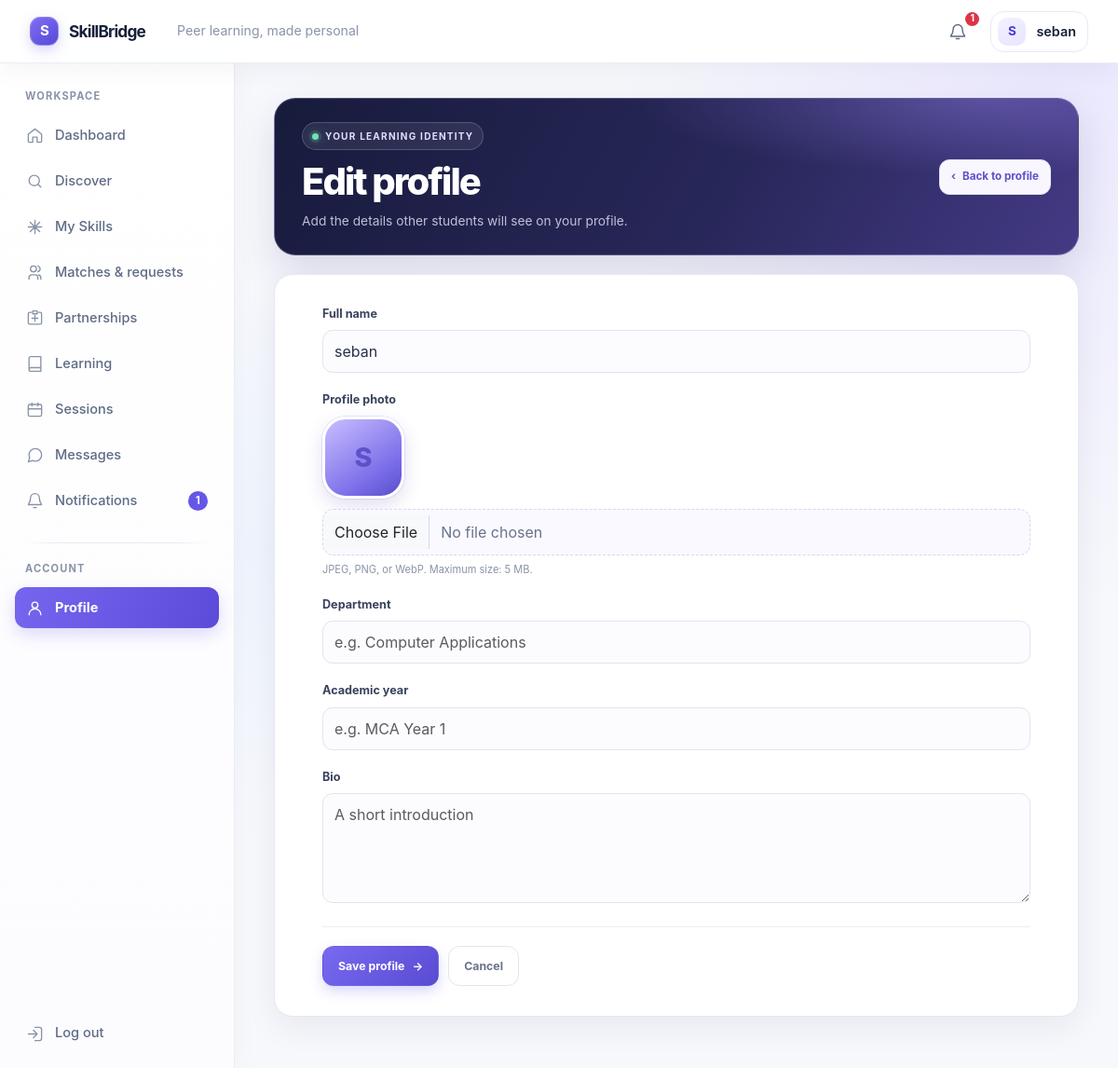
The page /profile/edit/ (signed in) on the database its author committed.
### accounts/models.py (models this page shows, shortened)
class User(AbstractUser):
    class Role(models.TextChoices):
        STUDENT = 'STUDENT', 'Student'
        ADMIN = 'ADMIN', 'Admin'
    role = models.CharField(max_length=10, choices=Role.choices, default=Role.STUDENT)
    objects = SkillBridgeUserManager()

### profiles/models.py (models this page shows, shortened)
class StudentProfile(models.Model):
	user = models.OneToOneField(
		settings.AUTH_USER_MODEL,
		on_delete=models.CASCADE,
		related_name='student_profile',
	)
	full_name = models.CharField(max_length=120, blank=True)
	profile_photo = models.ImageField(
		upload_to='profile_photos/',
		blank=True,
		validators=[
			FileExtensionValidator(allowed_extensions=['jpg', 'jpeg', 'png', 'webp']),
			validate_profile_photo_size,
		],
	)
	department = models.CharField(max_length=120, blank=True)
	academic_year = models.CharField(max_length=40, blank=True)
	bio = models.CharField(max_length=500, blank=True)
	@property
	def display_name(self):
		return self.full_name.strip() or self.user.get_full_name().strip() or self.user.username

### profiles/views.py (the view)
# urls.py: path('edit/', ProfileUpdateView.as_view(), name='profile-edit'),
class ProfileUpdateView(LoginRequiredMixin, UpdateView):
	model = StudentProfile
	form_class = StudentProfileForm
	template_name = 'profiles/profile_form.html'
	context_object_name = 'profile'
	success_url = reverse_lazy('profile-detail')
	def get_object(self, queryset=None):
		return get_object_or_404(StudentProfile, user=self.request.user)

### accounts/context_processors.py (called while the page is built)
def notification_count(request):
    if request.user.is_authenticated and request.user.role == User.Role.STUDENT:
        return {'unread_notification_count': get_unread_count(request.user)}
    return {'unread_notification_count': 0}

### accounts/services.py (called while the page is built)
def get_unread_count(user):
    return Notification.objects.filter(recipient=user, is_read=False).count()

### templates/profiles/profile_form.html (shortened to what this page needs)
{% extends 'base.html' %}
{% block content %}
<section class="student-profile-edit-page mx-auto">
    <header class="student-profile-edit-heading">
        <div>
            <p class="student-profile-eyebrow"><span aria-hidden="true"></span> YOUR LEARNING IDENTITY</p>
            <h1>{% if profile.full_name %}Edit profile{% else %}Complete your profile{% endif %}</h1>
            <p>Add the details other students will see on your profile.</p>
        </div>
        <a class="student-profile-add-link" href="{% url 'profile-detail' %}"><span aria-hidden="true">‹</span> Back to profile</a>
    </header>
    <div class="student-profile-edit-card">
    <form method="post" enctype="multipart/form-data" novalidate class="student-profile-edit-form">
        {% for field in form %}
            <div class="student-profile-edit-field">
                <label class="form-label" for="{{ field.id_for_label }}">{{ field.label }}</label>
                {% if field.name == 'profile_photo' %}
                    <div class="student-profile-photo-upload-preview">
                        {% if profile.profile_photo %}
                            <img id="profile-photo-preview" src="{{ profile.profile_photo.url }}" alt="Current profile photo">
                            <span id="profile-photo-initial" hidden>{{ profile.display_name|first|upper }}</span>
                        {% else %}
                            <span id="profile-photo-initial">{{ profile.display_name|first|upper }}</span>
                        {% endif %}
                    </div>
                {% endif %}
                {{ field }}
                {% if field.name == 'profile_photo' %}<div class="form-text">JPEG, PNG, or WebP. Maximum size: 5 MB.</div>{% endif %}
            </div>
        {% endfor %}
        <div class="student-profile-edit-actions">
            <button class="student-profile-save-button" type="submit">Save profile <span aria-hidden="true">→</span></button>
            <a class="student-profile-cancel-button" href="{% url 'profile-detail' %}">Cancel</a>
        </div>
    </form>
    </div>
</section>
{% endblock %}

### templates/base.html (shortened to what this page needs)
{% load static %}
<!doctype html>
<html lang="en">
<head>
    <link href="https://cdn.jsdelivr.net/npm/bootstrap@5.3.3/dist/css/bootstrap.min.css" rel="stylesheet">
    <link href="{% static 'css/base.css' %}" rel="stylesheet">
    <link href="{% static 'css/layout.css' %}?v=20261005-2" rel="stylesheet">
    <link href="{% static 'css/components.css' %}" rel="stylesheet">
    <link href="{% static 'css/forms.css' %}" rel="stylesheet">
    <link href="{% static 'css/auth.css' %}" rel="stylesheet">
    <link href="{% static 'css/profile.css' %}?v=20261005-2" rel="stylesheet">
    <link href="{% static 'css/skills.css' %}?v=20261005-1" rel="stylesheet">
    <link href="{% static 'css/matching.css' %}?v=20261005-3" rel="stylesheet">
    <link href="{% static 'css/learning.css' %}?v=20261005-5" rel="stylesheet">
    <link href="{% static 'css/chat.css' %}?v=20261005-1" rel="stylesheet">
    <link href="{% static 'css/notifications.css' %}?v=20261005-1" rel="stylesheet">
    <link href="{% static 'css/responsive.css' %}" rel="stylesheet">
</head>
<body class="{% if user.is_authenticated %}app-body{% else %}public-body{% endif %}{% if request.resolver_match.url_name == 'home' and user.is_authenticated and user.role == 'STUDENT' %} student-dashboard-body{% endif %}">
{% if user.is_authenticated %}
    <div class="app-frame">
        <header class="topbar">
            <div class="topbar-main">
                <a class="brand" href="{% url 'home' %}" aria-label="SkillBridge home">
                    <span class="brand-symbol" aria-hidden="true">S</span>
                    <span>SkillBridge</span>
                </a>
                <span class="topbar-context">{% block page_context %}Peer learning, made personal{% endblock %}</span>
            </div>
            <div class="topbar-actions">
                {% if user.role == 'STUDENT' %}
                    <a class="icon-button notification-button" href="{% url 'notifications' %}" aria-label="Notifications{% if unread_notification_count %}, {{ unread_notification_count }} unread{% endif %}">
                        <svg viewBox="0 0 24 24" aria-hidden="true"><path d="M18 9a6 6 0 0 0-12 0c0 7-3 7-3 9h18c0-2-3-2-3-9M10 21h4"/></svg>
                        {% if unread_notification_count %}<span class="badge text-bg-danger notification-dot" aria-label="{{ unread_notification_count }} unread notifications">{{ unread_notification_count }}</span>{% endif %}
                    </a>
                    <a class="profile-chip" href="{% url 'profile-detail' %}">
                        {% if user.student_profile.profile_photo %}
                            <img class="avatar avatar-photo" src="{{ user.student_profile.profile_photo.url }}" alt="">
                        {% else %}
                            <span class="avatar" aria-hidden="true">{{ user.username|first|upper }}</span>
                        {% endif %}
                        <span class="profile-chip-name">{{ user.username }}</span>
                    </a>
                {% elif user.role == 'ADMIN' %}
                    <a class="profile-chip" href="{% url 'admin_dashboard:overview' %}">
                        <span class="avatar" aria-hidden="true">{{ user.username|first|upper }}</span>
                        <span class="profile-chip-name">{{ user.username }}</span>
                    </a>
                {% endif %}
            </div>
        </header>
        <aside class="sidebar" id="app-sidebar" aria-label="Main navigation">
            <div class="sidebar-inner">
                {% if user.role == 'STUDENT' %}
                    <p class="sidebar-label">Workspace</p>
                    <nav class="sidebar-nav">
                        <a class="sidebar-link {% if request.resolver_match.url_name == 'home' %}is-active{% endif %}" href="{% url 'home' %}" {% if request.resolver_match.url_name == 'home' %}aria-current="page"{% endif %}>
                            <svg viewBox="0 0 24 24" aria-hidden="true"><path d="m3 10 9-7 9 7v10a1 1 0 0 1-1 1h-5v-7H9v7H4a1 1 0 0 1-1-1z"/></svg><span>Dashboard</span>
                        </a>
                        <a class="sidebar-link " href="{% url 'matching:index' %}" >
                            <svg viewBox="0 0 24 24" aria-hidden="true"><circle cx="11" cy="11" r="7"/><path d="m20 20-4-4"/></svg><span>Discover</span>
                        </a>
                        <a class="sidebar-link {% if request.resolver_match.namespace == 'skills' %}is-active{% endif %}" href="{% url 'skills:index' %}" {% if request.resolver_match.namespace == 'skills' %}aria-current="page"{% endif %}>
                            <svg viewBox="0 0 24 24" aria-hidden="true"><path d="M12 3v18M3 12h18M5.6 5.6l12.8 12.8m0-12.8L5.6 18.4"/></svg><span>My Skills</span>
                        </a>
                        <a class="sidebar-link " href="{% url 'matching:requests' %}" >
                            <svg viewBox="0 0 24 24" aria-hidden="true"><path d="M16 21v-2a4 4 0 0 0-4-4H8a4 4 0 0 0-4 4v2m6-10a4 4 0 1 0 0-8 4 4 0 0 0 0 8m10 10v-2a4 4 0 0 0-3-3.87m-1-12.13a4 4 0 0 1 0 7.75"/></svg><span>Matches &amp; requests</span>
                        </a>
                        <a class="sidebar-link " href="{% url 'matching:partnerships' %}" >
                            <svg viewBox="0 0 24 24" aria-hidden="true"><path d="M8 12h8m-4-4v8M7 4H5a2 2 0 0 0-2 2v12a2 2 0 0 0 2 2h14a2 2 0 0 0 2-2V6a2 2 0 0 0-2-2h-2M9 2h6v4H9z"/></svg><span>Partnerships</span>
                        </a>
                        <a class="sidebar-link " href="{% url 'learning:directions' %}" >
                            <svg viewBox="0 0 24 24" aria-hidden="true"><path d="M4 19.5A2.5 2.5 0 0 1 6.5 17H20M6.5 2H20v20H6.5A2.5 2.5 0 0 1 4 19.5v-15A2.5 2.5 0 0 1 6.5 2Z"/></svg><span>Learning</span>
                        </a>
                        <a class="sidebar-link " href="{% url 'learning:sessions' %}" >
                            <svg viewBox="0 0 24 24" aria-hidden="true"><rect x="3" y="5" width="18" height="16" rx="2"/><path d="M16 3v4M8 3v4M3 11h18"/></svg><span>Sessions</span>
                        </a>
                        <a class="sidebar-link {% if request.resolver_match.namespace == 'chat' %}is-active{% endif %}" href="{% url 'chat:chat-list' %}" {% if request.resolver_match.namespace == 'chat' %}aria-current="page"{% endif %}>
                            <svg viewBox="0 0 24 24" aria-hidden="true"><path d="M21 11.5a8.4 8.4 0 0 1-.9 3.8 8.5 8.5 0 0 1-7.6 4.7 8.4 8.4 0 0 1-3.8-.9L3 21l1.9-5.7a8.4 8.4 0 0 1-.9-3.8A8.5 8.5 0 0 1 8.7 3.9a8.4 8.4 0 0 1 3.8-.9h.5a8.5 8.5 0 0 1 8 8z"/></svg><span>Messages</span>
                        </a>
                        <a class="sidebar-link " href="{% url 'notifications' %}" >
                            <svg viewBox="0 0 24 24" aria-hidden="true"><path d="M18 8a6 6 0 0 0-12 0c0 7-3 7-3 9h18c0-2-3-2-3-9m-8 13h4"/></svg><span>Notifications</span>
                            {% if unread_notification_count %}<span class="sidebar-count">{{ unread_notification_count }}</span>{% endif %}
                        </a>
                    </nav>
                    <div class="sidebar-divider"></div>
                    <p class="sidebar-label">Account</p>
                    <nav class="sidebar-nav">
                        <a class="sidebar-link {% if request.resolver_match.url_name == 'profile-detail' or request.resolver_match.url_name == 'profile-edit' %}is-active{% endif %}" href="{% url 'profile-detail' %}" {% if request.resolver_match.url_name == 'profile-detail' or request.resolver_match.url_name == 'profile-edit' %}aria-current="page"{% endif %}>
                            <svg viewBox="0 0 24 24" aria-hidden="true"><circle cx="12" cy="8" r="4"/><path d="M4 21a8 8 0 0 1 16 0"/></svg><span>Profile</span>
                        </a>
                    </nav>
                {% endif %}
                <div class="sidebar-footer">
                    <form method="post" action="{% url 'logout' %}">
                        <button class="sidebar-link sidebar-logout" type="submit">
                            <svg viewBox="0 0 24 24" aria-hidden="true"><path d="M10 17l5-5-5-5m5 5H3m9-9h6a3 3 0 0 1 3 3v12a3 3 0 0 1-3 3h-6"/></svg><span>Log out</span>
                        </button>
                    </form>
                </div>
            </div>
        </aside>
        <main class="main-area">
            <div class="content-wrap">
{% endif %}
{% block content %}{% endblock %}
{% if user.is_authenticated %}
            </div>
        </main>
    </div>
{% else %}
    </main>
    {% if request.resolver_match.url_name == 'home' %}
    <script src="{% static 'js/app.js' %}" defer></script>
    {% endif %}
{% endif %}
</body>
</html>

### static/css/base.css (style rules this page uses)
:root { color-scheme: light; --sb-bg: #F7F8FC; --sb-bg-soft: #F1F3FA; --sb-surface: #FFFFFF; --sb-surface-soft: #F2F0FF; --sb-primary: #6557E8; --sb-primary-hover: #5749D6; --sb-primary-soft: #F2F0FF; --sb-blue: #3B82F6; --sb-success: #16B981; --sb-warning: #F59E0B; --sb-pink: #EC4899; --sb-text: #17203A; --sb-text-secondary: #5F6B85; --sb-text-muted: #8993A8; --sb-border: #E7EAF2; --sb-background: var(--sb-bg); --sb-secondary: var(--sb-text-secondary); --sb-muted: var(--sb-text-muted); --sb-danger: #E85D75; --sb-radius-sm: 8px; --sb-radius-md: 12px; --sb-radius: 16px; --sb-radius-lg: 20px; --sb-shadow-sm: 0 1px 2px rgba(23, 32, 58, 0.06); --sb-shadow-card: 0 4px 16px rgba(23, 32, 58, 0.08); --sb-shadow: var(--sb-shadow-card); --sb-shadow-hover: 0 8px 24px rgba(101, 87, 232, 0.12); --sb-space-1: 4px; --sb-space-2: 8px; --sb-space-3: 12px; --sb-space-4: 16px; --sb-space-5: 24px; --sb-space-6: 32px; --sb-space-7: 48px; --sb-space-8: 40px; --sb-font: Inter, "Segoe UI", sans-serif; --sb-transition: 180ms ease; }
* { box-sizing: border-box; }
html { min-width: 320px; background: var(--sb-bg); }
body { margin: 0; color: var(--sb-text); background: var(--sb-bg); font-family: var(--sb-font); font-size: 15px; line-height: 1.6; -webkit-font-smoothing: antialiased; text-rendering: optimizeLegibility; }
img, svg { display: block; max-width: 100%; }
a { color: var(--sb-text-secondary); text-decoration: none; transition: color var(--sb-transition), opacity var(--sb-transition); text-underline-offset: 3px; }
button, input, select, textarea { font: inherit; }
p, ul, ol { margin: 0 0 var(--sb-space-4); color: var(--sb-text-secondary); }
label { display: block; margin-bottom: var(--sb-space-2); color: var(--sb-text-secondary); font-size: 0.9rem; font-weight: 600; }
h1, h2, h3, h4, h5, h6 { margin: 0 0 var(--sb-space-4); color: var(--sb-text); font-weight: 700; letter-spacing: -0.03em; line-height: 1.2; }
h1 { font-size: clamp(2rem, 2.4vw, 2.5rem); }
.badge, .status-badge { display: inline-flex; align-items: center; justify-content: center; border-radius: 999px; padding: 0.3rem 0.65rem; font-size: 0.72rem; font-weight: 700; letter-spacing: 0.03em; text-transform: uppercase; }

### static/css/components.css (style rules this page uses)
.form-text, .text-secondary { color: var(--sb-muted) !important; }

### static/css/forms.css (style rules this page uses)
.form-control, .form-select, .form-control:focus, .form-select:focus, textarea, input, select { transition: border-color var(--sb-transition), box-shadow var(--sb-transition), background-color var(--sb-transition); }
.form-control, .form-select, textarea, input, select { min-height: 44px; border: 1px solid var(--sb-border); border-radius: var(--sb-radius-md); background: var(--sb-surface); color: var(--sb-text); box-shadow: none; }
.form-label { color: var(--sb-text-secondary); font-size: 0.92rem; font-weight: 600; }
.form-text, .text-secondary { color: var(--sb-text-muted) !important; }

### rows shown on the page
User: username|first "S", username "seban"
StudentProfile: form "seban", display_name|first "S"

### other values the page prints
{{ unread_notification_count }} "1"
{{ field.label }} "Full name" "Profile photo" "Department" "Academic year" "Bio"
